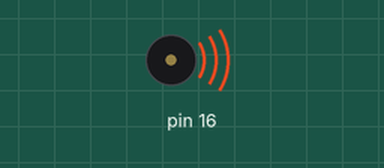
This sketch was run on a simulated Arduino Uno, built with avr-gcc and run on an emulated ATmega328P. Shown: buzzer (waves = sounding).

Above: at 0.4 s.
At 8.05 s:
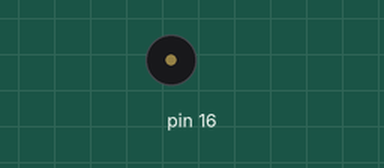
Timing chart, 0 to 8.3 s (numbered marks = the images above):
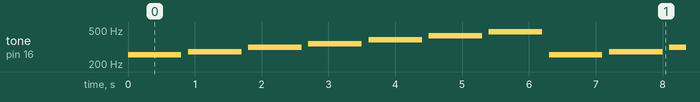

The sketch:

ass2.ino
```cpp
void setup() {
  // put your setup code here, to run once:

}

void loop() {
  // put your main code here, to run repeatedly:
  tone(16,256,800);
  delay(900);
  tone(16,280,800);
  delay(900);
  tone(16,312,800);
  delay(900);
  tone(16,346,800);
  delay(900);
  tone(16,384,800);
  delay(900);
  tone(16,426,800);
  delay(900);
  tone(16,480,800);
  delay(900);
}
```

Measured:
- by itself, tone on pin 16: repeats every 6.3 s: silent 0.10 s, 280 Hz 0.80 s, silent 0.10 s, 312 Hz 0.80 s, silent 0.10 s, 346 Hz 0.80 s, silent 0.10 s, 384 Hz 0.80 s, silent 0.10 s, 426 Hz 0.80 s, silent 0.10 s, 480 Hz 0.80 s, silent 0.10 s, 256 Hz 0.80 s
